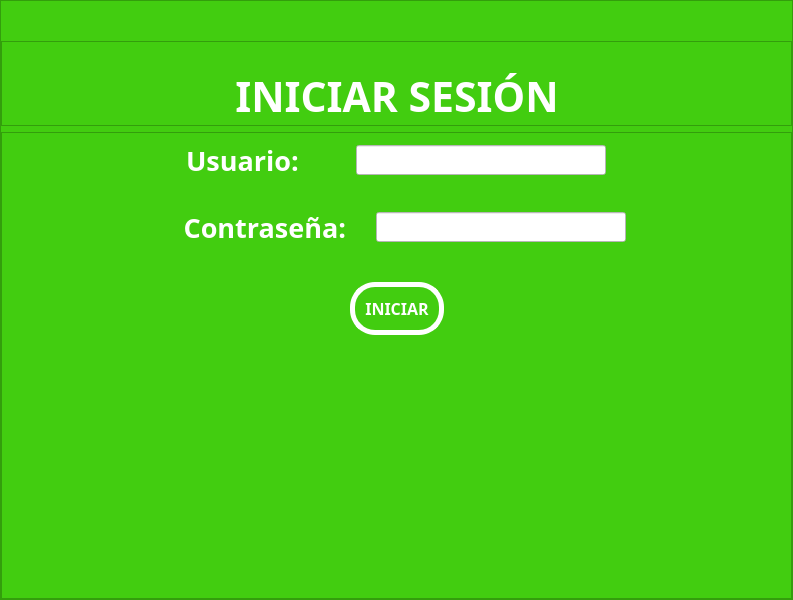
<?xml version="1.0" encoding="UTF-8"?>
<ui version="4.0">
 <class>MainWindow</class>
 <widget class="QMainWindow" name="MainWindow">
  <property name="geometry">
   <rect>
    <x>0</x>
    <y>0</y>
    <width>793</width>
    <height>600</height>
   </rect>
  </property>
  <property name="windowTitle">
   <string>MainWindow</string>
  </property>
  <widget class="QWidget" name="centralwidget">
   <layout class="QHBoxLayout" name="horizontalLayout">
    <property name="leftMargin">
     <number>0</number>
    </property>
    <property name="topMargin">
     <number>0</number>
    </property>
    <property name="rightMargin">
     <number>0</number>
    </property>
    <property name="bottomMargin">
     <number>0</number>
    </property>
    <item>
     <widget class="QFrame" name="frame_principal">
      <property name="styleSheet">
       <string notr="true">background-color: #42cd10;</string>
      </property>
      <property name="frameShape">
       <enum>QFrame::StyledPanel</enum>
      </property>
      <property name="frameShadow">
       <enum>QFrame::Raised</enum>
      </property>
      <layout class="QHBoxLayout" name="horizontalLayout_2">
       <property name="leftMargin">
        <number>0</number>
       </property>
       <property name="topMargin">
        <number>0</number>
       </property>
       <property name="rightMargin">
        <number>0</number>
       </property>
       <property name="bottomMargin">
        <number>0</number>
       </property>
       <item>
        <layout class="QVBoxLayout" name="verticalLayout" stretch="0,1,9">
         <item>
          <spacer name="verticalSpacer_4">
           <property name="orientation">
            <enum>Qt::Vertical</enum>
           </property>
           <property name="sizeHint" stdset="0">
            <size>
             <width>20</width>
             <height>40</height>
            </size>
           </property>
          </spacer>
         </item>
         <item>
          <widget class="QFrame" name="frame">
           <property name="frameShape">
            <enum>QFrame::StyledPanel</enum>
           </property>
           <property name="frameShadow">
            <enum>QFrame::Raised</enum>
           </property>
           <layout class="QHBoxLayout" name="horizontalLayout_5">
            <property name="leftMargin">
             <number>0</number>
            </property>
            <property name="topMargin">
             <number>0</number>
            </property>
            <property name="rightMargin">
             <number>0</number>
            </property>
            <property name="bottomMargin">
             <number>0</number>
            </property>
            <item>
             <layout class="QVBoxLayout" name="verticalLayout_2">
              <item>
               <layout class="QHBoxLayout" name="horizontalLayout_3">
                <item>
                 <spacer name="horizontalSpacer">
                  <property name="orientation">
                   <enum>Qt::Horizontal</enum>
                  </property>
                  <property name="sizeHint" stdset="0">
                   <size>
                    <width>40</width>
                    <height>20</height>
                   </size>
                  </property>
                 </spacer>
                </item>
                <item>
                 <widget class="QLabel" name="label">
                  <property name="minimumSize">
                   <size>
                    <width>20</width>
                    <height>0</height>
                   </size>
                  </property>
                  <property name="maximumSize">
                   <size>
                    <width>200</width>
                    <height>16777215</height>
                   </size>
                  </property>
                  <property name="text">
                   <string/>
                  </property>
                  <property name="pixmap">
                   <pixmap>../../Downloads/images-removebg-preview.png</pixmap>
                  </property>
                  <property name="alignment">
                   <set>Qt::AlignCenter</set>
                  </property>
                 </widget>
                </item>
                <item>
                 <spacer name="horizontalSpacer_2">
                  <property name="orientation">
                   <enum>Qt::Horizontal</enum>
                  </property>
                  <property name="sizeHint" stdset="0">
                   <size>
                    <width>40</width>
                    <height>20</height>
                   </size>
                  </property>
                 </spacer>
                </item>
               </layout>
              </item>
              <item>
               <layout class="QHBoxLayout" name="horizontalLayout_4">
                <item>
                 <spacer name="horizontalSpacer_3">
                  <property name="orientation">
                   <enum>Qt::Horizontal</enum>
                  </property>
                  <property name="sizeHint" stdset="0">
                   <size>
                    <width>40</width>
                    <height>20</height>
                   </size>
                  </property>
                 </spacer>
                </item>
                <item>
                 <widget class="QLabel" name="label_2">
                  <property name="font">
                   <font>
                    <family>Arial Black</family>
                    <pointsize>31</pointsize>
                    <weight>75</weight>
                    <bold>true</bold>
                   </font>
                  </property>
                  <property name="styleSheet">
                   <string notr="true">color: #FFFFFF; </string>
                  </property>
                  <property name="text">
                   <string>INICIAR SESIÓN</string>
                  </property>
                  <property name="alignment">
                   <set>Qt::AlignCenter</set>
                  </property>
                 </widget>
                </item>
                <item>
                 <spacer name="horizontalSpacer_4">
                  <property name="orientation">
                   <enum>Qt::Horizontal</enum>
                  </property>
                  <property name="sizeType">
                   <enum>QSizePolicy::MinimumExpanding</enum>
                  </property>
                  <property name="sizeHint" stdset="0">
                   <size>
                    <width>30</width>
                    <height>20</height>
                   </size>
                  </property>
                 </spacer>
                </item>
               </layout>
              </item>
             </layout>
            </item>
           </layout>
          </widget>
         </item>
         <item>
          <widget class="QFrame" name="frame_2">
           <property name="frameShape">
            <enum>QFrame::StyledPanel</enum>
           </property>
           <property name="frameShadow">
            <enum>QFrame::Raised</enum>
           </property>
           <layout class="QVBoxLayout" name="verticalLayout_7">
            <item>
             <layout class="QVBoxLayout" name="verticalLayout_6" stretch="4,6">
              <item>
               <layout class="QVBoxLayout" name="verticalLayout_4">
                <item>
                 <layout class="QHBoxLayout" name="horizontalLayout_8">
                  <property name="spacing">
                   <number>0</number>
                  </property>
                  <item>
                   <layout class="QVBoxLayout" name="verticalLayout_3">
                    <property name="spacing">
                     <number>30</number>
                    </property>
                    <item>
                     <layout class="QHBoxLayout" name="horizontalLayout_6">
                      <item>
                       <widget class="QLabel" name="label_3">
                        <property name="maximumSize">
                         <size>
                          <width>120</width>
                          <height>16777215</height>
                         </size>
                        </property>
                        <property name="font">
                         <font>
                          <family>Arial Black</family>
                          <pointsize>20</pointsize>
                          <weight>75</weight>
                          <bold>true</bold>
                         </font>
                        </property>
                        <property name="styleSheet">
                         <string notr="true">color: #FFFFFF; </string>
                        </property>
                        <property name="text">
                         <string>Usuario:</string>
                        </property>
                       </widget>
                      </item>
                      <item>
                       <widget class="QLineEdit" name="lineEdit">
                        <property name="enabled">
                         <bool>true</bool>
                        </property>
                        <property name="minimumSize">
                         <size>
                          <width>200</width>
                          <height>30</height>
                         </size>
                        </property>
                        <property name="maximumSize">
                         <size>
                          <width>250</width>
                          <height>16777215</height>
                         </size>
                        </property>
                        <property name="styleSheet">
                         <string notr="true">background-color: #FFFFFF;</string>
                        </property>
                       </widget>
                      </item>
                     </layout>
                    </item>
                    <item>
                     <layout class="QHBoxLayout" name="horizontalLayout_7">
                      <item>
                       <widget class="QLabel" name="label_4">
                        <property name="minimumSize">
                         <size>
                          <width>50</width>
                          <height>0</height>
                         </size>
                        </property>
                        <property name="maximumSize">
                         <size>
                          <width>180</width>
                          <height>16777215</height>
                         </size>
                        </property>
                        <property name="font">
                         <font>
                          <family>Arial Black</family>
                          <pointsize>20</pointsize>
                          <weight>75</weight>
                          <bold>true</bold>
                         </font>
                        </property>
                        <property name="styleSheet">
                         <string notr="true">color: #FFFFFF; </string>
                        </property>
                        <property name="text">
                         <string>Contraseña:</string>
                        </property>
                        <property name="alignment">
                         <set>Qt::AlignRight|Qt::AlignTrailing|Qt::AlignVCenter</set>
                        </property>
                       </widget>
                      </item>
                      <item>
                       <widget class="QLineEdit" name="lineEdit_2">
                        <property name="minimumSize">
                         <size>
                          <width>200</width>
                          <height>30</height>
                         </size>
                        </property>
                        <property name="maximumSize">
                         <size>
                          <width>250</width>
                          <height>16777215</height>
                         </size>
                        </property>
                        <property name="styleSheet">
                         <string notr="true">background-color: #FFFFFF;</string>
                        </property>
                       </widget>
                      </item>
                     </layout>
                    </item>
                   </layout>
                  </item>
                 </layout>
                </item>
               </layout>
              </item>
              <item>
               <layout class="QVBoxLayout" name="verticalLayout_5" stretch="0,2,2">
                <item>
                 <spacer name="verticalSpacer_2">
                  <property name="orientation">
                   <enum>Qt::Vertical</enum>
                  </property>
                  <property name="sizeHint" stdset="0">
                   <size>
                    <width>20</width>
                    <height>30</height>
                   </size>
                  </property>
                 </spacer>
                </item>
                <item>
                 <layout class="QHBoxLayout" name="horizontalLayout_9">
                  <item>
                   <spacer name="horizontalSpacer_9">
                    <property name="orientation">
                     <enum>Qt::Horizontal</enum>
                    </property>
                    <property name="sizeHint" stdset="0">
                     <size>
                      <width>40</width>
                      <height>20</height>
                     </size>
                    </property>
                   </spacer>
                  </item>
                  <item>
                   <widget class="QPushButton" name="pushButton">
                    <property name="font">
                     <font>
                      <family>Arial Black</family>
                      <pointsize>12</pointsize>
                      <weight>75</weight>
                      <bold>true</bold>
                     </font>
                    </property>
                    <property name="styleSheet">
                     <string notr="true">border-radius: 25px;
color: #FFFFFF;
border: 5px solid #FFFFFF; 
padding: 10px;</string>
                    </property>
                    <property name="text">
                     <string>INICIAR</string>
                    </property>
                   </widget>
                  </item>
                  <item>
                   <spacer name="horizontalSpacer_10">
                    <property name="orientation">
                     <enum>Qt::Horizontal</enum>
                    </property>
                    <property name="sizeHint" stdset="0">
                     <size>
                      <width>40</width>
                      <height>20</height>
                     </size>
                    </property>
                   </spacer>
                  </item>
                 </layout>
                </item>
                <item>
                 <spacer name="verticalSpacer_3">
                  <property name="orientation">
                   <enum>Qt::Vertical</enum>
                  </property>
                  <property name="sizeHint" stdset="0">
                   <size>
                    <width>20</width>
                    <height>40</height>
                   </size>
                  </property>
                 </spacer>
                </item>
               </layout>
              </item>
             </layout>
            </item>
           </layout>
          </widget>
         </item>
        </layout>
       </item>
      </layout>
     </widget>
    </item>
   </layout>
  </widget>
 </widget>
 <resources/>
 <connections/>
</ui>
